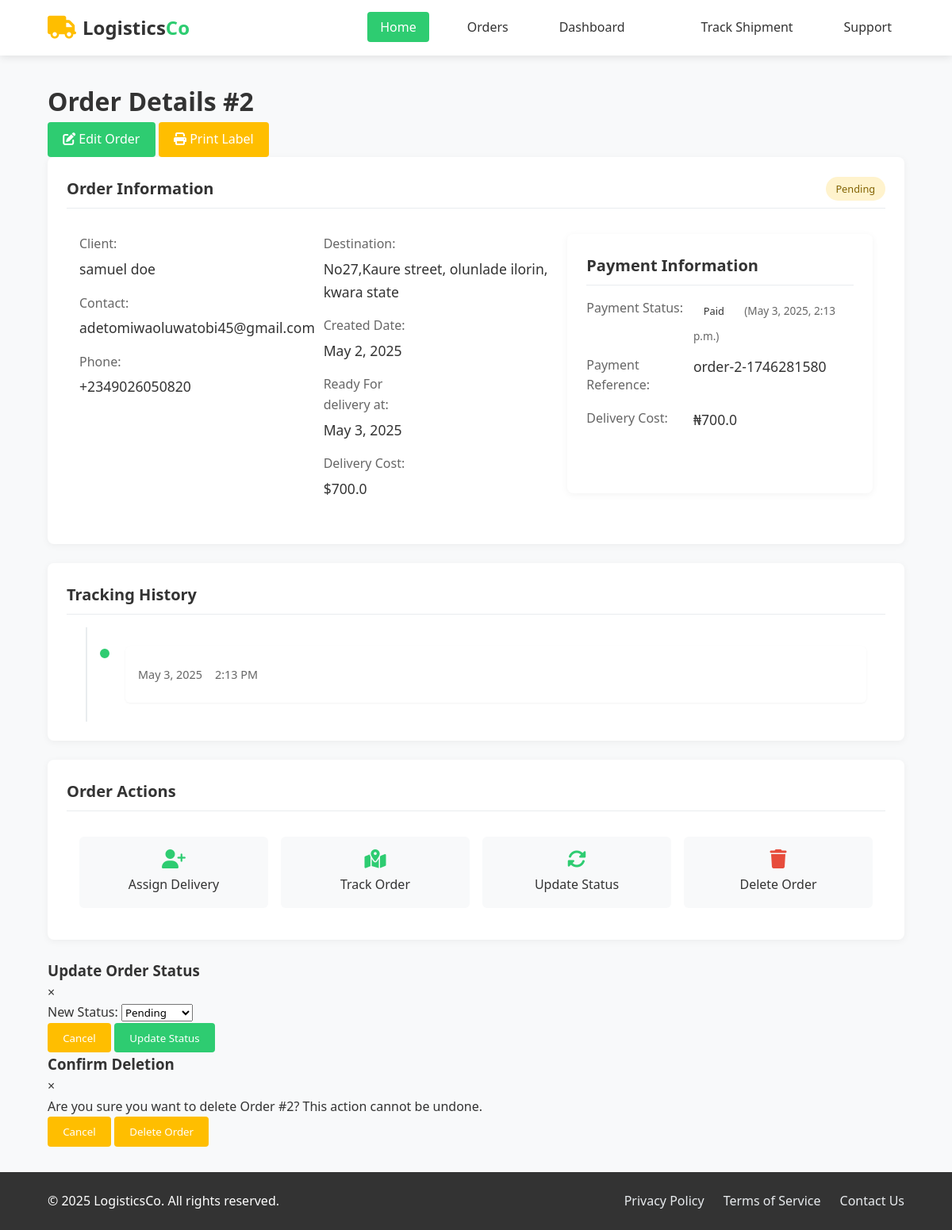
Page /orders/2/ on the committed database.
### orders/models.py (models this page shows, shortened)
class Order(models.Model):
    company = models.ForeignKey(Company, related_name='orders', on_delete=models.CASCADE)
    client_name = models.CharField(max_length=100,default="no recipient")
    client_phone = models.CharField(max_length=15,default=000)
    client_email = models.EmailField(blank=True, null=True)
    delivery_address = models.TextField()
    ordered_at = models.DateTimeField(auto_now_add=True)
    delivery_time = models.DateTimeField()
    weight=models.FloatField(max_length=4,default=30.9)
    delivery_cost=models.FloatField(max_length=10,default=600)
    payment_status = models.CharField(max_length=20, choices=PAYMENT_STATUS_CHOICES,default='pending',verbose_name='Payment Status')
    payment_reference = models.CharField(max_length=100,blank=True,null=True,verbose_name='Payment Reference')
    payment_date = models.DateTimeField(blank=True,null=True,verbose_name='Payment Date')
    status = models.CharField(max_length=10,choices=STATUS_CHOICES,default=PENDING,)

class OrderTracking(models.Model):
    order = models.OneToOneField(Order, on_delete=models.CASCADE)
    assigned_to = models.ForeignKey(DeliveryPersonnel, on_delete=models.SET_NULL, null=True, blank=True)
    status_update = models.CharField(max_length=255)
    timestamp = models.DateTimeField(auto_now_add=True)

### orders/views.py (the view)
# urls.py: path('orders/<int:order_id>/', views.order_detail, name='order_detail'),
def order_detail(request, order_id):
    order = get_object_or_404(Order, id=order_id)
    tracking_info = OrderTracking.objects.filter(order=order).order_by('-timestamp')
    context = {
        'order': order,
        'tracking_info': tracking_info,
    }
    return render(request, 'orders/order_detail.html', context)

### orders/templates/orders/order_detail.html (shortened to what this page needs)
{% extends "base.html" %}
{% block content %}
<div class="page-header">
    <h1>Order Details #{{ order.id }}</h1>
    <div class="actions">
        <a href="{% url 'edit_order' order.id %}" class="btn btn-secondary">
            <i class="fas fa-edit"></i> Edit Order
        </a>
        <a href="{% url 'print_label' order.id %}" class="btn">
            <i class="fas fa-print"></i> Print Label
        </a>
    </div>
</div>
<div class="card order-detail-card">
    <div class="card-header">
        <h2 class="card-title">Order Information</h2>
        <div>
            {% if order.status == "delivered" %}
                <span class="badge badge-delivered">Delivered</span>
            {% elif order.status == "transit" %}
                <span class="badge badge-transit">In Transit</span>
            {% elif order.status == "processing" %}
                <span class="badge badge-processing">Processing</span>
            {% else %}
                <span class="badge badge-pending">Pending</span>
            {% endif %}
        </div>
    </div>
    <div class="order-info">
        <div class="info-group">
            <div class="info-item">
                <span class="info-label">Client:</span>
                <span class="info-value">{{ order.client_name }}</span>
            </div>
            <div class="info-item">
                <span class="info-label">Contact:</span>
                <span class="info-value">{{ order.client_email }}</span>
            </div>
            <div class="info-item">
                <span class="info-label">Phone:</span>
                <span class="info-value">{{ order.client_phone|default:"Not provided" }}</span>
            </div>
        </div>
        <div class="info-group">
            <div class="info-item">
                <span class="info-label">Destination:</span>
                <span class="info-value">{{ order.delivery_address }}</span>
            </div>
            <div class="info-item">
                <span class="info-label">Created Date:</span>
                <span class="info-value">{{ order.ordered_at|date:"F j, Y" }}</span>
            </div>
            <div class="info-item">
                <span class="info-label">Ready For delivery at:</span>
                <span class="info-value">{{ order.delivery_time|date:"F j, Y" }}</span>
            </div>
            <div class="info-item">
                <span class="info-label">Delivery Cost:</span>
                <span class="info-value">${{ order.delivery_cost|default:"0.00" }}</span>
            </div>
        </div>
        <div class="card mt-4">
            <div class="card-header">
                <h3 class="card-title">Payment Information</h3>
            </div>
            <div class="card-body">
                <div class="payment-info">
                    <div class="info-row">
                        <div class="info-label">Payment Status:</div>
                        <div class="info-value">
                            {% if order.payment_status == 'paid' %}
                                <span class="badge badge-success">Paid</span>
                                {% if order.payment_date %}
                                    <span class="payment-date">({{ order.payment_date|date:"F j, Y, g:i a" }})</span>
                                {% endif %}
                            {% elif order.payment_status == 'pending' %}
                                <span class="badge badge-warning">Pending</span>
                            {% elif order.payment_status == 'failed' %}
                                <span class="badge badge-danger">Failed</span>
                            {% else %}
                                <span class="badge badge-secondary">{{ order.payment_status|title }}</span>
                            {% endif %}
                        </div>
                    </div>
                    {% if order.payment_reference %}
                    <div class="info-row">
                        <div class="info-label">Payment Reference:</div>
                        <div class="info-value">{{ order.payment_reference }}</div>
                    </div>
                    {% endif %}
                    <div class="info-row">
                        <div class="info-label">Delivery Cost:</div>
                        <div class="info-value">₦{{ order.delivery_cost }}</div>
                    </div>
                </div>
            </div>
        </div>
    </div>
</div>
{% if tracking_info %}
<div class="card tracking-card">
    <div class="card-header">
        <h2 class="card-title">Tracking History</h2>
    </div>
    <div class="tracking-timeline">
        {% for track in tracking_info %}
        <div class="timeline-item">
            <div class="timeline-marker {% if forloop.first %}active{% endif %}"></div>
            <div class="timeline-content">
                <div class="timeline-info">
                    <span class="timeline-date">{{ track.timestamp|date:"F j, Y" }}</span>
                    <span class="timeline-time">{{ track.timestamp|time:"g:i A" }}</span>
                </div>
            </div>
        </div>
        {% endfor %}
    </div>
</div>
{% endif %}
<div class="card actions-card">
    <div class="card-header">
        <h2 class="card-title">Order Actions</h2>
    </div>
    <div class="order-actions">
        <div class="action-group">
            <a href="{% url 'assign_delivery' order.id %}" class="action-btn">
                <i class="fas fa-user-plus"></i>
                <span>Assign Delivery</span>
            </a>
            <a href="{% url 'order_tracking' order.id %}" class="action-btn">
                <i class="fas fa-map-marked-alt"></i>
                <span>Track Order</span>
            </a>
            <a href="#" class="action-btn" id="updateStatusBtn">
                <i class="fas fa-sync-alt"></i>
                <span>Update Status</span>
            </a>
            <a href="#" class="action-btn danger" id="deleteOrderBtn">
                <i class="fas fa-trash"></i>
                <span>Delete Order</span>
            </a>
        </div>
    </div>
</div>
<div class="modal" id="statusModal">
    <div class="modal-content">
        <div class="modal-header">
            <h3>Update Order Status</h3>
            <span class="close-modal">&times;</span>
        </div>
        <form action="{% url 'order_update' order.id %}" method="POST" class="modal-body">
            <div class="form-group">
                <label for="status">New Status:</label>
                <select name="status" id="status" class="form-control">
                    <option value="pending" {% if order.status == 'pending' %}selected{% endif %}>Pending</option>
                </select>
            </div>
            <div class="modal-footer">
                <button type="button" class="btn btn-outline" id="cancelStatus">Cancel</button>
                <button type="submit" class="btn btn-secondary">Update Status</button>
            </div>
        </form>
    </div>
</div>
<div class="modal" id="deleteModal">
    <div class="modal-content">
        <div class="modal-header">
            <h3>Confirm Deletion</h3>
            <span class="close-modal">&times;</span>
        </div>
        <form action="{% url 'delete_order' order.id %}" method="POST" class="modal-body">
            <p>Are you sure you want to delete Order #{{ order.id }}? This action cannot be undone.</p>
            <div class="modal-footer">
                <button type="button" class="btn btn-outline" id="cancelDelete">Cancel</button>
                <button type="submit" class="btn btn-danger">Delete Order</button>
            </div>
        </form>
    </div>
</div>
{% endblock %}

### delivery_service/templates/base.html (shortened to what this page needs)
<!DOCTYPE html>
<html lang="en">
<head>
    <link rel="stylesheet" href="https://cdnjs.cloudflare.com/ajax/libs/font-awesome/6.4.0/css/all.min.css">
</head>
<body>
    <header>
        <div class="navbar">
            <a href="{% url 'order_list' %}" class="logo">
                <i class="fas fa-truck"></i> Logistics<span>Co</span>
            </a>
            <nav>
                <ul id="nav-menu">
                    <li><a href="{% url 'landing_page' %}" class="active">Home</a></li>
                    <li><a href="{% url 'order_list' %}">Orders</a></li>
                    <li><a href="{% url 'dashboard' %}">Dashboard</a></li>
                    <li>{% if order_id %}
                        <li><a href="{% url 'order_tracking' order_id %}">Track Shipment</a></li>
                    {% else %}
                        <li><a href="#">Track Shipment</a></li>
                    {% endif %}
                    <li><a href="#">Support</a></li>
                </ul>
            </nav>
        </div>
    </header>
    <main>
        {% block content %}{% endblock %}
    </main>
    <footer>
        <div class="footer-content">
            <p>&copy; 2025 LogisticsCo. All rights reserved.</p>
            <ul class="footer-links">
                <li><a href="#">Privacy Policy</a></li>
                <li><a href="#">Terms of Service</a></li>
                <li><a href="#">Contact Us</a></li>
            </ul>
        </div>
    </footer>
</body>
</html>

### delivery_service/templates/base.html (style rules this page uses)
:root { --primary: #ffbe00; --secondary: #2ecc71; --dark: #333; --light: #f8f9fa; --gray: #e9ecef; --white: #ffffff; }
* { margin: 0; padding: 0; box-sizing: border-box; font-family: 'Segoe UI', Tahoma, Geneva, Verdana, sans-serif; }
body { background-color: var(--light); color: var(--dark); line-height: 1.6; }
header { background-color: var(--white); box-shadow: 0 2px 10px rgba(0, 0, 0, 0.1); position: sticky; top: 0; z-index: 100; }
.navbar { display: flex; justify-content: space-between; align-items: center; padding: 1rem 5%; max-width: 1400px; margin: 0 auto; }
.logo { display: flex; align-items: center; font-weight: 700; font-size: 1.5rem; color: var(--dark); text-decoration: none; }
.logo i { color: var(--primary); margin-right: 0.5rem; font-size: 1.8rem; }
.logo span { color: var(--secondary); }
nav ul { display: flex; list-style: none; }
nav ul li { margin-left: 2rem; }
nav ul li a { text-decoration: none; color: var(--dark); font-weight: 500; padding: 0.5rem 1rem; border-radius: 4px; transition: all 0.3s ease; }
nav ul li a.active { background-color: var(--secondary); color: var(--white); }
main { max-width: 1400px; margin: 2rem auto; padding: 0 5%; min-height: calc(100vh - 140px); }
.card { background-color: var(--white); border-radius: 8px; box-shadow: 0 2px 10px rgba(0, 0, 0, 0.05); padding: 1.5rem; margin-bottom: 1.5rem; transition: transform 0.3s ease; }
.card-header { display: flex; justify-content: space-between; align-items: center; margin-bottom: 1rem; padding-bottom: 0.5rem; border-bottom: 1px solid var(--gray); }
.card-title { font-size: 1.25rem; font-weight: 600; color: var(--dark); }
.btn { display: inline-block; padding: 0.6rem 1.2rem; background-color: var(--primary); color: var(--white); border: none; border-radius: 4px; font-weight: 500; cursor: pointer; text-decoration: none; transition: all 0.3s ease; }
.btn-secondary { background-color: var(--secondary); }
.badge { display: inline-block; padding: 0.3rem 0.8rem; border-radius: 20px; font-size: 0.8rem; font-weight: 500; }
.badge-pending { background-color: #fff3cd; color: #856404; }
footer { background-color: var(--dark); color: var(--white); padding: 1.5rem 0; text-align: center; }
.footer-content { max-width: 1400px; margin: 0 auto; padding: 0 5%; display: flex; justify-content: space-between; align-items: center; }
.footer-links { display: flex; list-style: none; }
.footer-links li { margin-left: 1.5rem; }
.footer-links li a { color: var(--gray); text-decoration: none; transition: color 0.3s ease; }

### orders/templates/orders/order_detail.html (style rules this page uses)
.order-detail-card, .tracking-card, .actions-card { margin-bottom: 1.5rem; }
.order-info { display: flex; flex-wrap: wrap; padding: 1rem; }
.info-group { flex: 1; min-width: 300px; }
.info-item { margin-bottom: 1rem; }
.info-label { font-weight: 600; color: #666; display: block; margin-bottom: 0.25rem; }
.info-value { font-size: 1.1rem; }
.tracking-timeline { position: relative; padding: 1.5rem; }
.tracking-timeline:before { content: ''; position: absolute; top: 0; bottom: 0; left: 24px; width: 2px; background-color: var(--gray); }
.timeline-item { position: relative; padding-left: 50px; margin-bottom: 1.5rem; }
.timeline-item:last-child { margin-bottom: 0; }
.timeline-marker { position: absolute; left: 15px; width: 18px; height: 18px; border-radius: 50%; background-color: var(--gray); border: 3px solid var(--white); }
.timeline-marker.active { background-color: var(--secondary); }
.timeline-content { background-color: var(--white); border-radius: 6px; padding: 1rem; box-shadow: 0 1px 3px rgba(0, 0, 0, 0.05); }
.timeline-info { display: flex; color: #666; font-size: 0.9rem; margin-bottom: 0.5rem; }
.timeline-time { margin-left: 1rem; }
.order-actions { padding: 1rem; }
.action-group { display: flex; flex-wrap: wrap; gap: 1rem; }
.action-btn { display: flex; flex-direction: column; align-items: center; text-align: center; padding: 1rem; background-color: #f8f9fa; border-radius: 6px; text-decoration: none; color: var(--dark); flex: 1; min-width: 120px; transition: all 0.2s; }
.action-btn i { font-size: 1.5rem; margin-bottom: 0.5rem; color: var(--secondary); }
.action-btn.danger i { color: #e74c3c; }
.payment-info { margin-bottom: 1.5rem; }
.info-row { display: flex; margin-bottom: 0.75rem; }
.info-label { font-weight: 500; width: 40%; max-width: 200px; }
.info-value { flex: 1; }
.payment-date { font-size: 0.85rem; color: #666; margin-left: 0.5rem; }

### rows in the picture
Order: id "2", client_name "samuel doe", client_email "adetomiwaoluwatobi45@gmail.com", client_phone "+2349026050820", delivery_address "No27,Kaure street, olunlade ilorin, kwara state", ordered_at "May 2, 2025", delivery_time "May 3, 2025", delivery_cost "700.0", payment_date "May 3, 2025, 2:13 p.m.", payment_reference "order-2-1746281580", status "Pending"
OrderTracking: timestamp "May 3, 2025", timestamp "2:13 PM"
